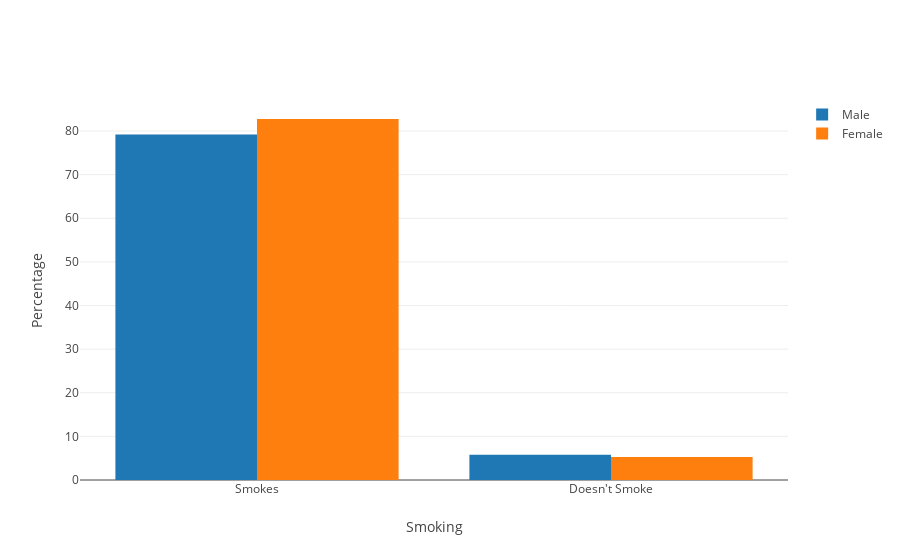

The notebook cell saved with this chart:
### Code cell
data = []
for i, name in enumerate(mf):
    data.append(go.Bar(
        x=smokes_nosmokes_columns,
        y=valori[i]/np.sum(valori[i]) * 100,
        name=mf[i]
    ))
    
    
layout = go.Layout(
    barmode='group',
    xaxis=dict(title="Smoking"),
    yaxis=dict(title="Percentage")
)

fig = go.Figure(data=data, layout=layout)
py.iplot(fig)

### Figure 1 — Plotly figure (JSON) as saved in the notebook; plotly's stock layout.template omitted (floating-point values rounded to 4 significant figures)
{"data": [{"name": "Male", "type": "bar", "uid": "656c1574-d04e-11e8-9819-3052cb2086f3", "x": ["Smokes", "Doesn't Smoke"], "y": [79.2, 5.802, 4.433, 3.089, 7.479]}, {"name": "Female", "type": "bar", "uid": "656c17a4-d04e-11e8-9819-3052cb2086f3", "x": ["Smokes", "Doesn't Smoke"], "y": [82.76, 5.266, 3.608, 2.175, 6.191]}], "layout": {"barmode": "group", "xaxis": {"title": "Smoking"}, "yaxis": {"title": "Percentage"}}}
